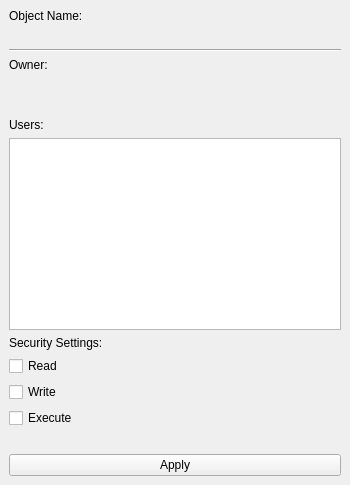
<?xml version="1.0" encoding="UTF-8"?>
<ui version="4.0">
 <class>Security</class>
 <widget class="QMainWindow" name="Security">
  <property name="geometry">
   <rect>
    <x>0</x>
    <y>0</y>
    <width>350</width>
    <height>485</height>
   </rect>
  </property>
  <property name="windowTitle">
   <string>Sequrity</string>
  </property>
  <widget class="QWidget" name="centralwidget">
   <layout class="QVBoxLayout" name="verticalLayout">
    <item>
     <layout class="QHBoxLayout" name="horizontalLayout">
      <item>
       <layout class="QGridLayout" name="gridLayout">
        <item row="10" column="0">
         <widget class="QCheckBox" name="checkRead">
          <property name="text">
           <string>Read</string>
          </property>
         </widget>
        </item>
        <item row="1" column="0">
         <widget class="QLabel" name="labelObjectName">
          <property name="text">
           <string/>
          </property>
         </widget>
        </item>
        <item row="2" column="0">
         <widget class="Line" name="line">
          <property name="orientation">
           <enum>Qt::Horizontal</enum>
          </property>
         </widget>
        </item>
        <item row="5" column="0">
         <spacer name="horizontalSpacer">
          <property name="orientation">
           <enum>Qt::Horizontal</enum>
          </property>
          <property name="sizeHint" stdset="0">
           <size>
            <width>40</width>
            <height>20</height>
           </size>
          </property>
         </spacer>
        </item>
        <item row="0" column="0">
         <widget class="QLabel" name="label">
          <property name="text">
           <string>Object Name:</string>
          </property>
         </widget>
        </item>
        <item row="6" column="0">
         <widget class="QLabel" name="label_4">
          <property name="text">
           <string>Users:</string>
          </property>
         </widget>
        </item>
        <item row="4" column="0">
         <widget class="QLabel" name="labelOwnerName">
          <property name="text">
           <string/>
          </property>
         </widget>
        </item>
        <item row="9" column="0">
         <widget class="QLabel" name="label_2">
          <property name="text">
           <string>Security Settings:</string>
          </property>
         </widget>
        </item>
        <item row="8" column="0">
         <widget class="QListWidget" name="listWidget"/>
        </item>
        <item row="12" column="0">
         <widget class="QCheckBox" name="checkExec">
          <property name="text">
           <string>Execute</string>
          </property>
         </widget>
        </item>
        <item row="3" column="0">
         <widget class="QLabel" name="label_5">
          <property name="text">
           <string>Owner:</string>
          </property>
         </widget>
        </item>
        <item row="11" column="0">
         <widget class="QCheckBox" name="checkWrite">
          <property name="text">
           <string>Write</string>
          </property>
         </widget>
        </item>
       </layout>
      </item>
     </layout>
    </item>
    <item>
     <spacer name="horizontalSpacer_2">
      <property name="orientation">
       <enum>Qt::Horizontal</enum>
      </property>
      <property name="sizeHint" stdset="0">
       <size>
        <width>40</width>
        <height>20</height>
       </size>
      </property>
     </spacer>
    </item>
    <item>
     <layout class="QHBoxLayout" name="horizontalLayout_2">
      <item>
       <widget class="QPushButton" name="btnSetSec">
        <property name="text">
         <string>Apply</string>
        </property>
       </widget>
      </item>
     </layout>
    </item>
   </layout>
  </widget>
 </widget>
 <resources/>
 <connections/>
</ui>
